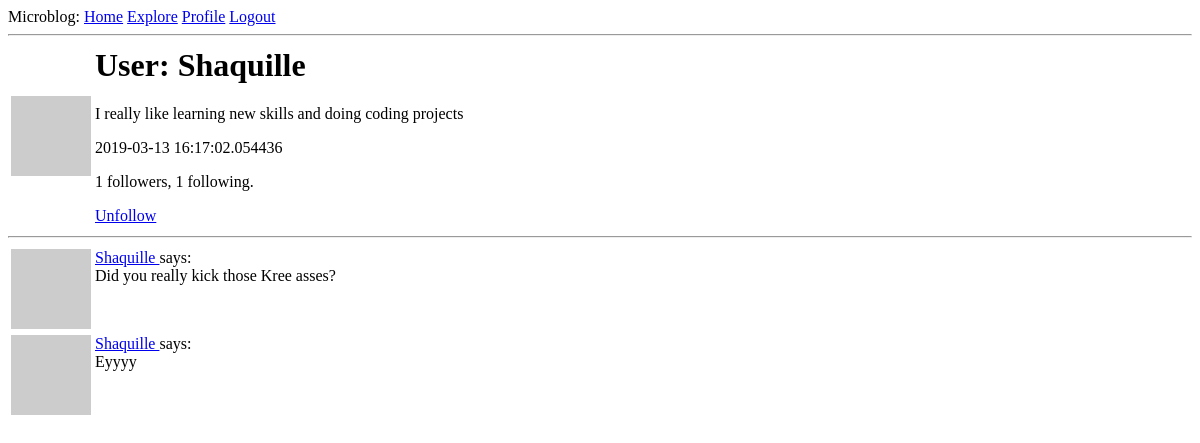
The app's page /user/Shaquille (signed in), older data.
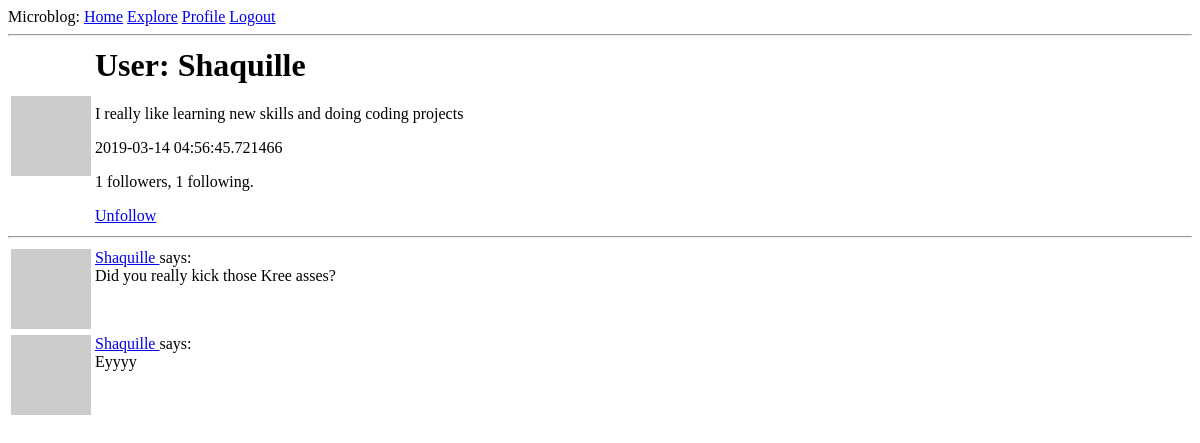
The same page, newer data.
### app/models.py (models this page shows, shortened)
class User(UserMixin, db.Model):
    id = db.Column(db.Integer, primary_key=True)
    username = db.Column(db.String(64), index=True, unique=True)
    email = db.Column(db.String(120), index=True, unique=True)
    password_hash = db.Column(db.String(128))
    about_me = db.Column(db.String(140))
    last_seen = db.Column(db.DateTime, default=datetime.utcnow)
    posts = db.relationship('Post', backref='author', lazy='dynamic')
    followed = db.relationship(
        'User', secondary=followers,
        primaryjoin=(followers.c.follower_id == id),
        secondaryjoin=(followers.c.followed_id == id),
        backref=db.backref('followers', lazy='dynamic'), lazy='dynamic'
    )
    def avatar(self, size):
        digest = md5(self.email.lower().encode('utf-8')).hexdigest()
        return 'https://www.gravatar.com/avatar/{}?d=identicon&s={}'.format(digest, size)
    def is_following(self, user):
        return self.followed.filter(followers.c.followed_id == user.id).count() > 0

### app/routes.py (the view)
@app.route('/user/<username>')
@login_required
def user(username):
    user = User.query.filter_by(username=username).first_or_404()
    page = request.args.get('page', 1, type=int)
    posts = user.posts.order_by(Post.timestamp.desc()).paginate(page, app.config['POSTS_PER_PAGE'], False)
    next_url = url_for('user', username=user.username, page=posts.next_num) if posts.has_next else None
    prev_url = url_for('user', username=user.username, page=posts.prev_num) if posts.has_prev else None
    return render_template('user.html', user=user, posts=posts.items, next_url=next_url, prev_url=prev_url)

### app/models.py (called while the page is built)
@login.user_loader
def load_user(id):
    return User.query.get(int(id))

### app/routes.py (called while the page is built)
@app.before_request
def before_request():
    if current_user.is_authenticated:
        current_user.last_seen = datetime.utcnow()
        db.session.commit()

### app/templates/user.html (shortened to what this page needs)
{% extends 'base.html' %}
{% block content %}
    <table valign="top">
        <tr>
            <td><img src="{{ user.avatar(128) }}"></td>
            <td>
                <h1>User: {{ user.username }}</h1>
                {% if user.about_me %}<p>{{ user.about_me }}</p>{% endif %}
                {% if user.last_seen %}<p>{{ user.last_seen }}</p>{% endif %}
                <p>{{ user.followers.count() }} followers, {{ user.followed.count() }} following.</p>
                {% if user == current_user %}
                <p><a href="{{ url_for('edit_profile')}}">Edit your profile</a></p>
                {% elif not current_user.is_following(user) %}
                <p><a href="{{ url_for('follow', username=user.username) }}">Follow</a></p>
                {% else %}
                <p><a href="{{ url_for('unfollow', username=user.username) }}">Unfollow</a></p>
                {% endif %}
            </td>
        </tr>
    </table>
    <hr>
    {% for post in posts %}
        {% include '_post.html' %}
    {% endfor %}
{% endblock %}

Row changes from the older to the newer data that the page shows:
changed User "Shaquille": last_seen "2019-03-13 16:17:02.054436" → "2019-03-14 04:56:45.721466"
